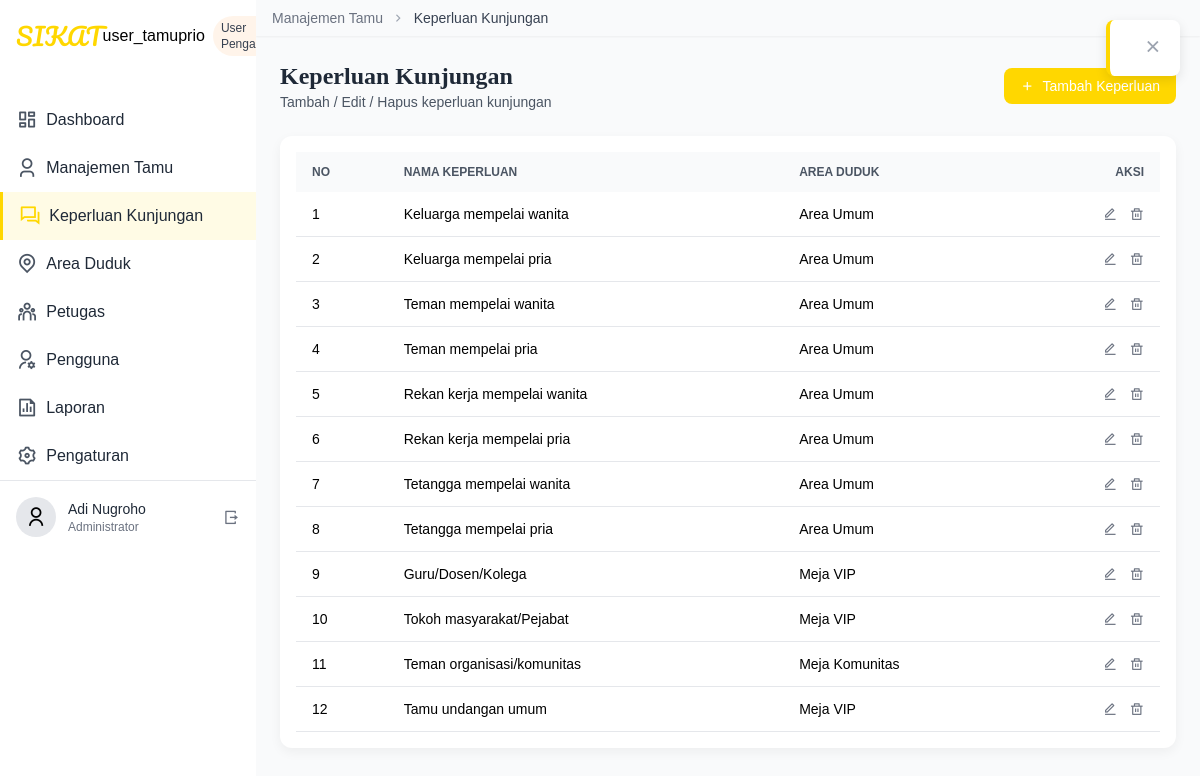
The app's page /user_keperluankunjungan.php with its own data.
### tables this page shows
CREATE TABLE `keperluan_kunjungan` (
  `id` int NOT NULL,
  `nama` varchar(100) NOT NULL,
  `deskripsi` text,
  `area_id` int NOT NULL DEFAULT '1'
);

CREATE TABLE `area_duduk` (
  `id` int NOT NULL,
  `nama_area` varchar(100) NOT NULL,
  `keperluan_id` int NOT NULL DEFAULT '1'
);

### user_keperluankunjungan.php (the view, shortened to what this page needs)
<?php
$db = new mysqli('localhost','root','','database_sikatbukutamu');
$keps = [];
$sql = "
  SELECT k.id,k.nama,k.deskripsi,k.area_id,a.nama_area
  FROM keperluan_kunjungan k
  LEFT JOIN area_duduk a ON k.area_id=a.id
  ORDER BY k.id
";
$res = $db->query($sql);
while($r = $res->fetch_assoc()) {
  $keps[] = $r;
}
?>
<!DOCTYPE html>
<html lang="id">
<head>
  <script src="https://cdn.tailwindcss.com"></script>
  <link href="https://cdnjs.cloudflare.com/ajax/libs/remixicon/4.6.0/remixicon.min.css" rel="stylesheet"/>
</head>
<body class="flex h-screen bg-gray-50">
  <div class="w-64 bg-white shadow-md hidden md:block">
    <div class="p-4 flex items-center">
      <h1 class="text-2xl font-['Pacifico'] text-primary">SIKAT</h1>
      user_tamuprio<span class="ml-2 text-xs bg-secondary bg-opacity-30 text-gray-700 px-2 py-1 rounded-full">User Pengantin</span>
    </div>
    <div class="mt-6">
      <?php
      $menu = [
        'Dashboard'=>'ri-dashboard-line',
        'Manajemen Tamu'=>'ri-user-3-line',
        'Keperluan Kunjungan'=>'ri-question-answer-line',
        'Area Duduk'=>'ri-map-pin-line',
        'Petugas'=>'ri-team-line',
        'Pengguna'=>'ri-user-settings-line',
        'Laporan'=>'ri-file-chart-line',
        'Pengaturan'=>'ri-settings-3-line'
      ];
      foreach($menu as $lbl=>$icon):
        $active = ($lbl==='Keperluan Kunjungan') ? ' active' : '';
      ?>
      <div class="sidebar-item<?= $active ?> px-4 py-3 flex items-center">
        <i class="<?= $icon ?> ri-lg text-<?= $active?'primary':'gray-600' ?>"></i>
        <span class="ml-2 text-gray-800"><?= $lbl ?></span>
      </div>
      <?php endforeach ?>
    </div>
    <div class="mt-auto p-4 border-t flex items-center">
      <div class="w-10 h-10 bg-gray-200 rounded-full flex items-center justify-center">
        <i class="ri-user-line ri-lg"></i>
      </div>
      <div class="ml-3">
        <p class="text-sm font-medium text-gray-800">Adi Nugroho</p>
        <p class="text-xs text-gray-500">Administrator</p>
      </div>
      <i class="ri-logout-box-r-line text-gray-500 ml-auto"></i>
    </div>
  </div>
  <div class="flex-1 flex flex-col overflow-hidden">
    <header class="bg-white shadow-sm z-10">
      <div class="px-4 py-2 bg-gray-50 flex items-center text-sm">
        <a href="#" class="text-gray-500">Manajemen Tamu</a>
        <i class="ri-arrow-right-s-line mx-2 text-gray-400"></i>
        <span class="text-gray-700">Keperluan Kunjungan</span>
      </div>
    </header>
    <main class="flex-1 overflow-y-auto p-6 bg-gray-50">
      <div class="mb-6 flex items-center justify-between">
        <div>
          <h1 class="text-2xl font-serif font-semibold text-gray-800">Keperluan Kunjungan</h1>
          <p class="text-gray-600 text-sm">Tambah / Edit / Hapus keperluan kunjungan</p>
        </div>
        <button id="btnAdd" class="bg-primary text-white px-4 py-2 rounded-lg flex items-center text-sm">
          <i class="ri-add-line mr-2"></i> Tambah Keperluan
        </button>
      </div>
      <div class="card p-4">
        <div class="overflow-x-auto">
          <table class="w-full text-sm text-left" id="tbl">
            <thead class="bg-gray-50 text-gray-600 uppercase text-xs">
              <tr>
                <th class="px-4 py-3">No</th>
                <th class="px-4 py-3">Nama Keperluan</th>
                <th class="px-4 py-3">Area Duduk</th>
                <th class="px-4 py-3 text-right">Aksi</th>
              </tr>
            </thead>
            <tbody>
              <?php foreach($keps as $i=>$k): ?>
              <tr class="border-b hover:bg-gray-50">
                <td class="px-4 py-3"><?= $i+1 ?></td>
                <td class="px-4 py-3 font-medium"><?= htmlspecialchars($k['nama']) ?></td>
                <td class="px-4 py-3"><?= htmlspecialchars($k['nama_area'] ?? '-') ?></td>
                <td class="px-4 py-3 text-right space-x-2">
                  <button class="edit-btn text-gray-500 hover:text-primary"
                          data-id="<?= $k['id'] ?>"
                          data-nama="<?= htmlspecialchars($k['nama']) ?>"
                          data-des="<?= htmlspecialchars($k['deskripsi']) ?>"
                          data-area="<?= $k['area_id'] ?>">
                    <i class="ri-edit-line"></i>
                  </button>
                  <button class="delete-btn text-gray-500 hover:text-red-500"
                          data-id="<?= $k['id'] ?>">
                    <i class="ri-delete-bin-line"></i>
                  </button>
                </td>
              </tr>
              <?php endforeach ?>
            </tbody>
          </table>
        </div>
      </div>
    </main>
  </div>
  <div id="toast" class="toast flex">
    <button id="toastClose" class="ml-4 text-gray-400"><i class="ri-close-line ri-lg"></i></button>
  </div>
</body>
</html>

### user_keperluankunjungan.php (style rules this page uses)
body { font-family:'Poppins',sans-serif;background:#FFFFF8 }
.font-serif { font-family:'Playfair Display',serif }
.card { background:#fff;border-radius:12px;box-shadow:0 4px 12px rgba(0,0,0,0.05);overflow:hidden;position:relative }
.toast { display:none;position:fixed;top:20px;right:20px;background:#fff;border-left:4px solid #FFD700;padding:16px;border-radius:8px;box-shadow:0 4px 12px rgba(0,0,0,0.1);z-index:100;align-items:center; }
.sidebar-item { transition:all .2s ease }
.sidebar-item.active { background:rgba(255,215,0,.1);border-left:3px solid #FFD700 }

### records on screen
keperluan_kunjungan: nama "Keluarga mempelai wanita", area.nama_area "Area Umum"
keperluan_kunjungan: nama "Keluarga mempelai pria", area.nama_area "Area Umum"
keperluan_kunjungan: nama "Teman mempelai wanita", area.nama_area "Area Umum"
keperluan_kunjungan: nama "Teman mempelai pria", area.nama_area "Area Umum"
keperluan_kunjungan: nama "Rekan kerja mempelai wanita", area.nama_area "Area Umum"
keperluan_kunjungan: nama "Rekan kerja mempelai pria", area.nama_area "Area Umum"
keperluan_kunjungan: nama "Tetangga mempelai wanita", area.nama_area "Area Umum"
keperluan_kunjungan: nama "Tetangga mempelai pria", area.nama_area "Area Umum"
keperluan_kunjungan: nama "Guru/Dosen/Kolega", area.nama_area "Meja VIP"
keperluan_kunjungan: nama "Tokoh masyarakat/Pejabat", area.nama_area "Meja VIP"
keperluan_kunjungan: nama "Teman organisasi/komunitas", area.nama_area "Meja Komunitas"
keperluan_kunjungan: nama "Tamu undangan umum", area.nama_area "Meja VIP"

### other values on screen
$lbl "Dashboard"
$lbl "Manajemen Tamu"
$lbl "Keperluan Kunjungan"
$lbl "Area Duduk"
$lbl "Petugas"
$lbl "Pengguna"
$lbl "Laporan"
$lbl "Pengaturan"
